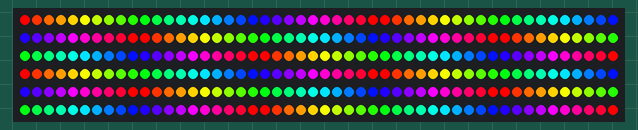
The program below on a simulated Arduino Uno, built with avr-gcc and run on an emulated ATmega328P. On the bench: 300 RGB LEDs in strip order, left to right, continuing on the next row. Colours are those a GRB WS2812 strip shows for the declared byte order.

Above: at 0.17 s.
At 0.64 s:
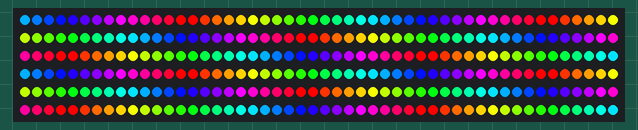
At 1.12 s:
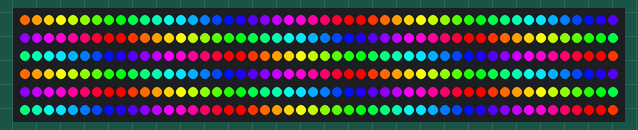
At 1.59 s:
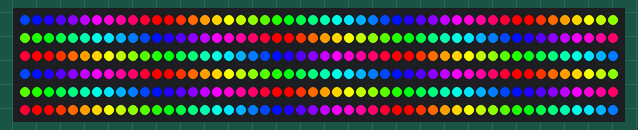
At 2.07 s:
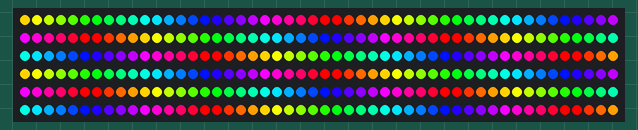

The program:

main.cpp
```cpp
#include <FastLED.h>
#include <Arduino.h>
#define LED_PIN 7
#define NUM_LEDS 300

CRGB leds[NUM_LEDS];

struct Rgb
{
    double r;
    double g;
    double b;

    Rgb(double red = 0.0, double green = 0.0, double blue = 0.0)
    {
        this->r = red;   // [0, 255]
        this->g = green; // [0, 255]
        this->b = blue;  // [0, 255]
    }
};

struct Hsv
{
    Hsv(double hue = 0.0, double sat = 0.0, double val = 0.0)
    {
        this->h = hue;
        this->s = sat;
        this->v = val;
    }
    double h; // [0, 360]
    double s; // [0, 100]
    double v; // [0, 100]
};

Rgb to_rgb(Hsv color)
{
    double s = color.s / 100;
    double v = color.v / 100;
    double C = s * v;
    double X = C * (1 - abs(fmod(color.h / 60.0, 2) - 1));
    double m = v - C;
    double r, g, b;
    if (color.h >= 0 && color.h < 60) r = C, g = X, b = 0;
    else if (color.h >= 60 && color.h < 120)
        r = X, g = C, b = 0;
    else if (color.h >= 120 && color.h < 180)
        r = 0, g = C, b = X;
    else if (color.h >= 180 && color.h < 240)
        r = 0, g = X, b = C;
    else if (color.h >= 240 && color.h < 300)
        r = X, g = 0, b = C;
    else
        r = C, g = 0, b = X;

    return Rgb((r + m) * 255, (g + m) * 255, (b + m) * 255);
}

void setup()
{
    FastLED.addLeds<WS2812, LED_PIN, RGB>(leds, NUM_LEDS);
    // FastLED.show();
}

template <typename T>
T maprange(T value, T from_min, T from_max, T to_min, T to_max)
{
    return from_min +
           (value - from_min) * (to_max - to_min) / (from_max - from_min);
}


double offset       = 0;
unsigned int period = 30;

void loop()
{
    for (int i = 0; i < NUM_LEDS; i++)
    {
        Rgb col_rgb = to_rgb(Hsv(maprange(fmod((i + offset), period), 0.0,
                                          double(period - 1), 0.0, 360.0),
                                 100.0, 100.0));
        leds[i]     = CRGB(static_cast<uint8_t>(col_rgb.g),
                       static_cast<uint8_t>(col_rgb.r),
                       static_cast<uint8_t>(col_rgb.b));
    }
    FastLED.show();
    offset += 4;
}
```

Measured:
- by itself, everything shown: repeats every 1.8 s, in 15 steps
